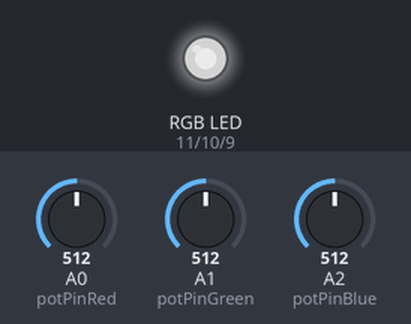
A sketch run on a simulated Arduino Uno, built with avr-gcc and run on an emulated ATmega328P. Parts: an RGB LED mixed from three pins (HIGH = lit). Inputs (shaded band) come from the test bench; at power-on: A0 (potPinRed) = 512, A1 (potPinGreen) = 512, A2 (potPinBlue) = 512. Dim RGB values are drawn brighter than linear.

Above: at 1.2 s.
1.3 s: A0 (potPinRed) set to 716
At 1.7 s:
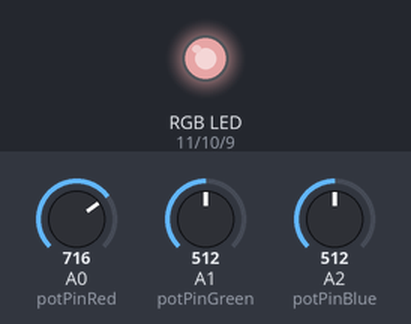
2.8 s: A1 (potPinGreen) set to 716
At 4.0 s:
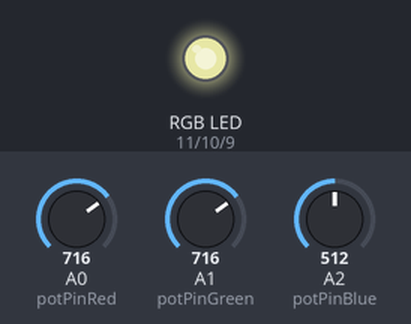
4.3 s: A2 (potPinBlue) set to 716
At 5.2 s:
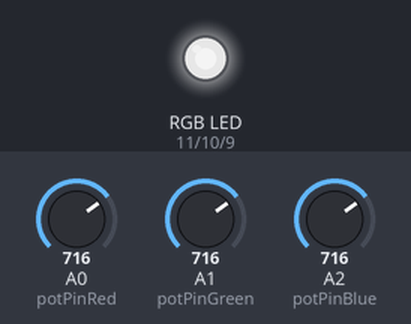
5.8 s: A0 (potPinRed) set to 900
At 6.3 s:
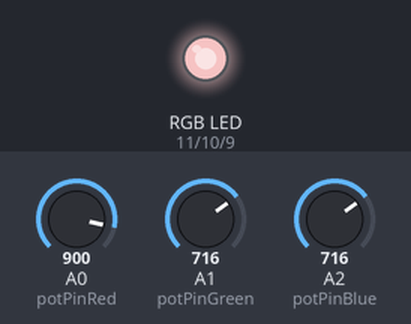
7.3 s: A1 (potPinGreen) set to 900
At 8.5 s:
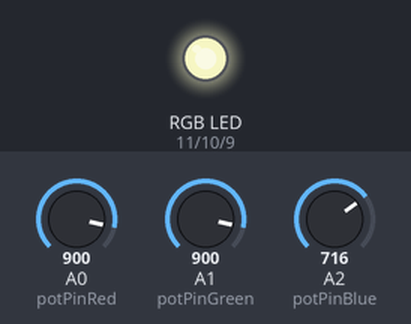
8.8 s: A2 (potPinBlue) set to 900
At 9.8 s:
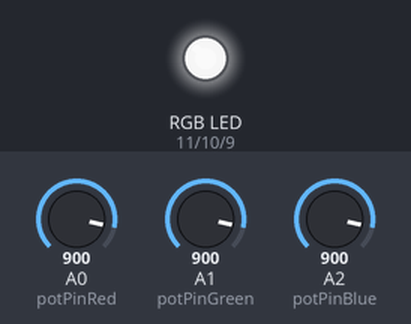
Timing chart, 0 to 11.3 s (numbered marks = the images above; inputs shaded):
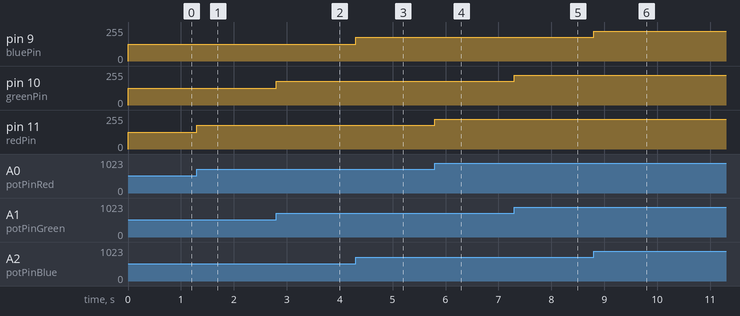

Measured:
- after the input at 1.3 s, pin 11 (redPin): 127/255 → 178/255 at once
- after the input at 2.8 s, pin 10 (greenPin): 127/255 → 178/255 at once
- after the input at 4.3 s, pin 9 (bluePin): 127/255 → 178/255 at once
- after the input at 5.8 s, pin 11 (redPin): 178/255 → 224/255 at once
- after the input at 7.3 s, pin 10 (greenPin): 178/255 → 224/255 at once
- after the input at 8.8 s, pin 9 (bluePin): 178/255 → 224/255 at once

The sketch:

analogRGBControl.ino
```cpp
const int redPin = 11;
const int greenPin = 10;
const int bluePin = 9;

const int potPinRed = A0;
const int potPinGreen = A1;
const int potPinBlue = A2;

int red = 0;
int green = 0;
int blue = 0;
int potValueRed, potValueGreen, potValueBlue;
void setup() {
 pinMode(potPinRed, INPUT);
 pinMode(potPinGreen, INPUT);
 pinMode(potPinBlue, INPUT);

 pinMode(redPin, OUTPUT);
 pinMode(greenPin, OUTPUT);
 pinMode(bluePin, OUTPUT);

}

void loop() {
red = analogRead(potPinRed);
red = map(red, 0, 1023, 0, 255);
//analogWrite(redPin, potValueRed);
green = analogRead(potPinGreen);
green = map(green, 0, 1023, 0, 255);
//analogWrite(greenPin, potValueGreen);
blue = analogRead(potPinBlue);
blue = map(blue, 0, 1023, 0, 255);
//analogWrite(bluePin, potValueBlue);
setColor(red, green, blue);
}

void setColor(int r,int g,int b)
{
  analogWrite(redPin, r);
  analogWrite(greenPin, g);
  analogWrite(bluePin, b);
}
```
